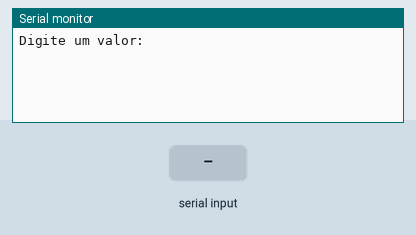
Simulated run of this sketch. Board: Arduino Uno, built with avr-gcc and run on an emulated ATmega328P. On the bench: the last lines printed to the serial monitor. The test bench sets the inputs (shaded band).

Above: at 1.2 s.
1.3 s: "90,45\n" received over Serial
At 2.1 s:
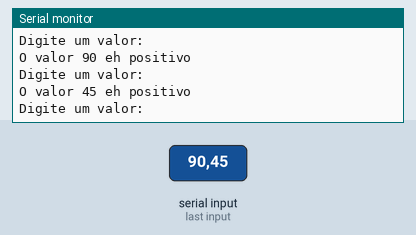
2.8 s: "30,150\n" received over Serial
At 4.4 s:
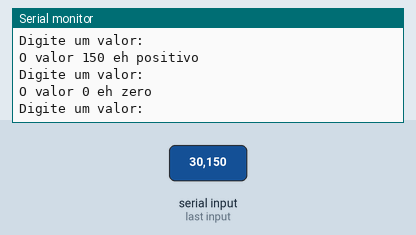
Timing chart, 0 to 5.9 s (numbered marks = the images above; inputs shaded):
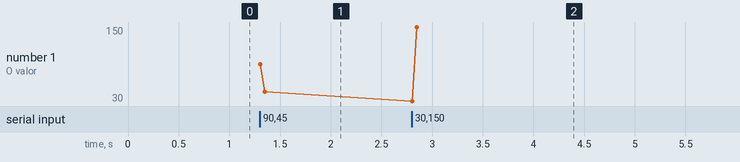

Measured:
- after the input at 1.3 s, the serial monitor: prints a new line at once (image 1)
- after the input at 2.8 s, the serial monitor: prints a new line at once (image 2)
- plotted number 1: 45 → 150 after the input at 2.8 s

The sketch:

aula_29_positivo_ou_negativo1.ino
```cpp
int valor;

void setup() {
  Serial.begin(9600);
}

void loop() {
  Serial.println("Digite um valor:");
  while (Serial.available()==0){}
  valor = Serial.parseInt();
  if (valor > 0) {
    Serial.print("O valor "); Serial.print(valor); Serial.println(" eh positivo");
  } else if (valor < 0){
    Serial.print("O valor "); Serial.print(valor); Serial.println(" eh negativo");
  } else {
    Serial.print("O valor "); Serial.print(valor); Serial.println(" eh zero");
  }
}
```
